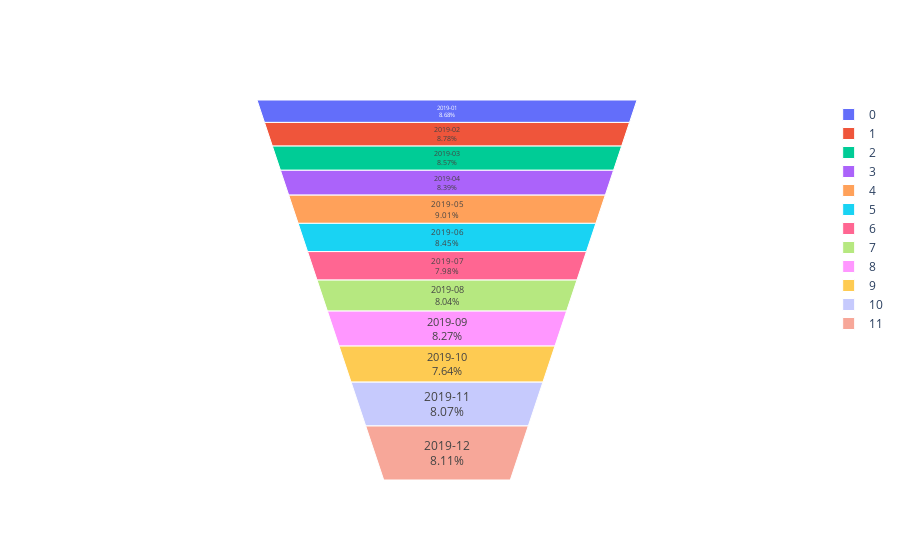

The code cell stored with this chart in its notebook:
### Code cell
# Exemplo 4 - FUNIL SOZINHO

fig = go.Figure(go.Funnelarea(
      values = list(temp_novo_2[temp_novo_2['variable'] == 'pctg_age_25_35']['value']), text =list(temp_novo_2['Safra'])))
fig.show()

### Figure 1 — Plotly figure (JSON) as saved in the notebook; plotly's stock layout.template omitted (floating-point values rounded to 4 significant figures)
{"data": [{"text": ["2019-01", "2019-02", "2019-03", "2019-04", "2019-05", "2019-06", "2019-07", "2019-08", "2019-09", "2019-10", "2019-11", "2019-12", "2019-01", "2019-02", "2019-03", "2019-04", "2019-05", "2019-06", "2019-07", "2019-08", "2019-09", "2019-10", "2019-11", "2019-12"], "type": "funnelarea", "values": [48.19, 48.74, 47.58, 46.55, 50, 46.9, 44.3, 44.65, 45.91, 42.4, 44.78, 45.03]}], "layout": {}}
